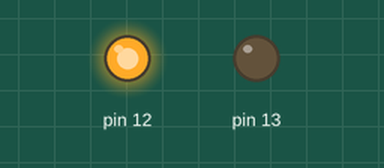
This sketch was run on a simulated Arduino Uno, built with avr-gcc and run on an emulated ATmega328P. Shown: output pins drawn as LEDs (lit = HIGH).

Above: at 0.1 s.
Timing chart, 0 to 1.6 s (numbered marks = the images above):
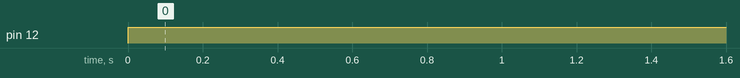

The sketch:

DC_motors.ino
```cpp
void setup()
{
  pinMode(13, OUTPUT);
  pinMode(12, OUTPUT);
}

void loop()
{
  digitalWrite(13, LOW);
  digitalWrite(12, HIGH);
  delay(1000); // Wait for 1000 millisecond(s)
}
```

Measured:
- by itself, pin 12: LOW → HIGH at 0.00 s
